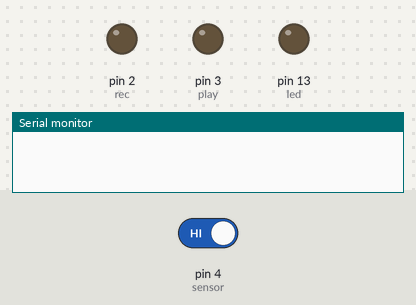
Bench run of a sketch on a simulated Arduino Uno, built with avr-gcc and run on an emulated ATmega328P. Shown: output pins drawn as LEDs (lit = HIGH), the last lines printed to the serial monitor. The test bench sets the inputs (shaded band); at power-on: pin 4 (sensor) HIGH.

Above: at 1.2 s.
1.3 s: pin 4 (sensor) driven LOW
At 2.3 s:
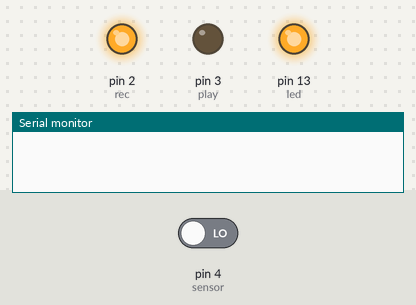
At 8.1 s:
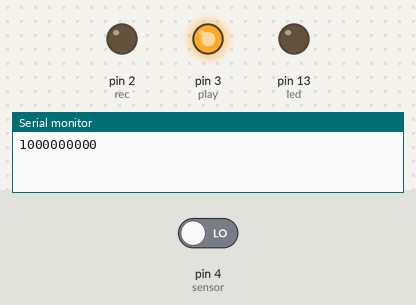
Timing chart, 0 to 14.8 s (numbered marks = the images above; inputs shaded):
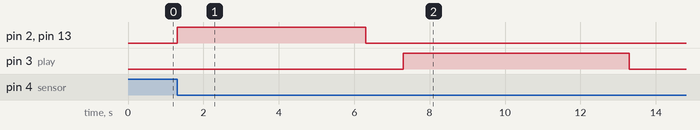

Measured:
- after the input at 1.3 s, pin 2 (rec), pin 13 (led): LOW → HIGH at once, → LOW 5.0 s later; pin 3 (play): LOW → HIGH after 6.0 s, → LOW 6.0 s later

The sketch:

sketch_nov01a.ino
```cpp
int rec = 2;
int play = 3;
int sensor = 4;
int led = 13;

void setup() {
  Serial.begin(9600);
  pinMode(rec, OUTPUT);
  pinMode(play, OUTPUT);
  pinMode(led, OUTPUT);
  pinMode(sensor, INPUT_PULLUP);

  digitalWrite(rec, LOW);
  digitalWrite(play, LOW);
  digitalWrite(led, LOW);
}

void loop() {
  if (digitalRead(sensor) == LOW) {
    digitalWrite(led, HIGH);
    digitalWrite(rec, HIGH);
    delay(5000);
    digitalWrite(led, LOW);
    digitalWrite(rec, LOW);
    delay(1000);
    digitalWrite(play, HIGH);
    int analogValue = analogRead(A0); // Read analog value from A0
    String binaryValue = intToBinary(analogValue, 10); // Convert to binary with a specified number of bits
    Serial.println(binaryValue); // Print the binary representation
    delay(6000);
    digitalWrite(play, LOW);

    while (digitalRead(sensor) == LOW)
      ;
  }
}

String intToBinary(int value, int numBits) {
  String binaryString = "";
  for (int i = numBits - 1; i >= 0; i--) {
    int bit = (value >> i) & 1;
    binaryString += String(bit);
  }
  return binaryString;
}
```
